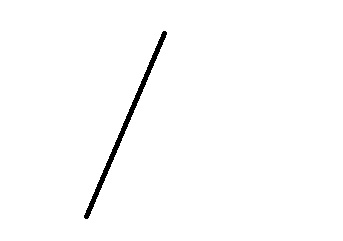
%> input picture RANSAC/line.jpg, 343 x 241 px
$ octave --eval "testRansac;"   (GNU Octave 9; MATLAB toolbox functions it lacks are replaced by stand-ins)
%> lines starting %> are read from the running program, lines starting %| are printed output that depends on the picture; in (x1, y1, x2, y2) boxes, pixels count from 0 and x2, y2 are one past the last pixel; in counts of white or black regions, pixels touching at a corner belong together; the program's own positions count from 1
### RANSAC/ransac.m
function [ theta,rho ] = ransac( pts,iterNum,thDist,thInlrRatio )
%RANSAC Use RANdom SAmple Consensus to fit a line
%	RESCOEF = RANSAC(PTS,ITERNUM,THDIST,THINLRRATIO) PTS is 2*n matrix including
%	n points, ITERNUM is the number of iteration, THDIST is the inlier
%	distance threshold and ROUND(THINLRRATIO*SIZE(PTS,2)) is the inlier number threshold. The final
%	fitted line is RHO = sin(THETA)*x+cos(THETA)*y.
%	Yan Ke @ THUEE, xjed09@gmail.com

sampleNum = 2;
ptNum = size(pts,2);
thInlr = round(thInlrRatio*ptNum);
inlrNum = zeros(1,iterNum);
theta1 = zeros(1,iterNum);
rho1 = zeros(1,iterNum);

for p = 1:iterNum
	% 1. fit using 2 random points
	sampleIdx = randIndex(ptNum,sampleNum);
	ptSample = pts(:,sampleIdx);
	d = ptSample(:,2)-ptSample(:,1);
	d = d/norm(d); % direction vector of the line

	% 2. count the inliers, if more than thInlr, refit; else iterate
	n = [-d(2),d(1)]; % unit normal vector of the line
	dist1 = n*(pts-repmat(ptSample(:,1),1,ptNum));
	inlier1 = find(abs(dist1) < thDist);
	inlrNum(p) = length(inlier1);
	if length(inlier1) < thInlr, continue; end
	ev = princomp(pts(:,inlier1)');
	d1 = ev(:,1);
	theta1(p) = -atan2(d1(2),d1(1)); % save the coefs
	rho1(p) = [-d1(2),d1(1)]*mean(pts(:,inlier1),2);
end

% 3. choose the coef with the most inliers
[~,idx] = max(inlrNum);
theta = theta1(idx);
rho = rho1(idx);

end

function index = randIndex(maxIndex,len)
%INDEX = RANDINDEX(MAXINDEX,LEN)
%   randomly, non-repeatedly select LEN integers from 1:MAXINDEX

if len > maxIndex
	index = [];
	return
end

index = zeros(1,len);
available = 1:maxIndex;
rs = ceil(rand(1,len).*(maxIndex:-1:maxIndex-len+1));
for p = 1:len
	while rs(p) == 0
		rs(p) = ceil(rand(1)*(maxIndex-p+1));
	end
	index(p) = available(rs(p));
	available(rs(p)) = [];
end
end

### RANSAC/testRansac.m
function testRansac

clear all
clc

inIM = imread('line.jpg');
%> inIM is the input picture: size 241x343x3 uint8; min 0, max 255, mean 251.9
inIM = double(inIM);
%> inIM: size 241x343x3 double
inIM = (inIM(:,:,1) + inIM(:,:,2) + inIM(:,:,3))/3;
%> inIM: size 241x343 double
[M, N] = size(inIM);
%> M = 241; N = 343

edgeImageIn = edge(inIM, 'canny');
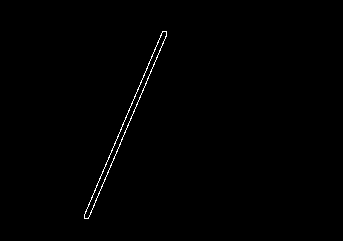
%> edgeImageIn: size 241x343 logical; 0.53% white in thin lines or dots, all inside (x1, y1, x2, y2) = (84, 31, 167, 219)
figure, imshow(edgeImageIn), title ('input'),hold on

% get the image size
[M, N] = size(edgeImageIn);
% Get coordinates of all of the pixel locations corresponding to an edge
edgeInd = find(edgeImageIn);
%> edgeInd = 436 values from 20459 to 40043
[eIi, eIj] = ind2sub([M N], edgeInd);
%> eIi = 436 values, max 219 at index 5, min 32 at index 415, mean 125.4; eIj = 436 values from 85 to 167

pts2 = [eIj, eIi];
%> pts2 = 436 rows, first 12: [85 215; 85 216; 85 217; 85 218; 85 219; 86 212; 86 213; 86 214; 86 219; 87 210; 87 211; 87 212]
pts3 = transpose(pts2);
%> pts3 = 436 columns, first 8: [85 85 85 85 85 86 86 86; 215 216 217 218 219 212 213 214]
iterNum = 300;
thDist = 100;
thInlrRatio = .1;
[t,r] = ransac(pts3,iterNum,thDist,thInlrRatio);
%> in ransac, `ptNum = size(pts,2);`: ptNum = 436
%> in ransac, `thInlr = round(thInlrRatio*ptNum);`: thInlr = 44
%> the loop in ransac, `for p = 1:iterNum` made 300 passes
%> (sampleIdx, ptSample, d, n, ev, d1) on passes 1 to 3: ([369 330], [154 147; 65 71], [-0.759; 0.651], [-0.651 -0.759], [0.392 0.92; -0.92 0.392], [0.392; -0.92]), ([184 113], [120 106; 134 180], [-0.291; 0.957], [-0.957 -0.291], [0.392 0.92; -0.92 0.392], [0.392; -0.92]), ([223 177], [127 118; 117 152], [-0.249; 0.968], [-0.968 -0.249], [0.392 0.92; -0.92 0.392], [0.392; -0.92])
%> after the loop in ransac, `for p = 1:iterNum`: inlrNum = 300 values, max 436 at index 1, min 253 at index 15, mean 432.1; rho1 = 300 values, max 165.2 at index 89, min 165.1 at index 151, mean 165.2; theta1 = 300 values, max 1.17 at index 151, min 1.17 at index 48, mean 1.17
%> in ransac, `[~,idx] = max(inlrNum);`: idx = 1
%> in ransac, `theta = theta1(idx);`: theta = 1.17
%> in ransac, `rho = rho1(idx);`: rho = 165.2
%> t = 1.17; r = 165.2
k1 = -tan(t);
%> k1 = -2.35
b1 = r/cos(t);
%> b1 = 421.3

X = 0:N;
%> X = 344 values from 0 to 343

plot(X,k1*X+b1,'r')

lines(1) = 1 / b1;
lines(2) = -k1 / b1;
lines(3) = 1;

for ii = 1 : size(lines, 1)
    % display line equation
    display(['line #' num2str(ii) ': ' num2str(lines(ii,1)) 'X + '...
        num2str(lines(ii,2)) 'Y = ' num2str(lines(ii,3))]);

    % draw the lines
    p_top = round((1 - lines(ii,2))/lines(ii,1));
    p_bot = round((1 - N*lines(ii,2))/lines(ii,1));
    line([1 N],[p_top p_bot],'Color','g','LineWidth',1)
end
%> this loop made 1 pass
%> (p_top, p_bot) on pass 1: (419, -384)
%| line #1: 0.0023734X + 0.0055704Y = 1
%> `testRansac;`:
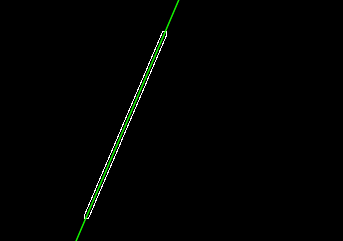
%> figure redrawn from the program's plot data; its title reads 'input'

end
